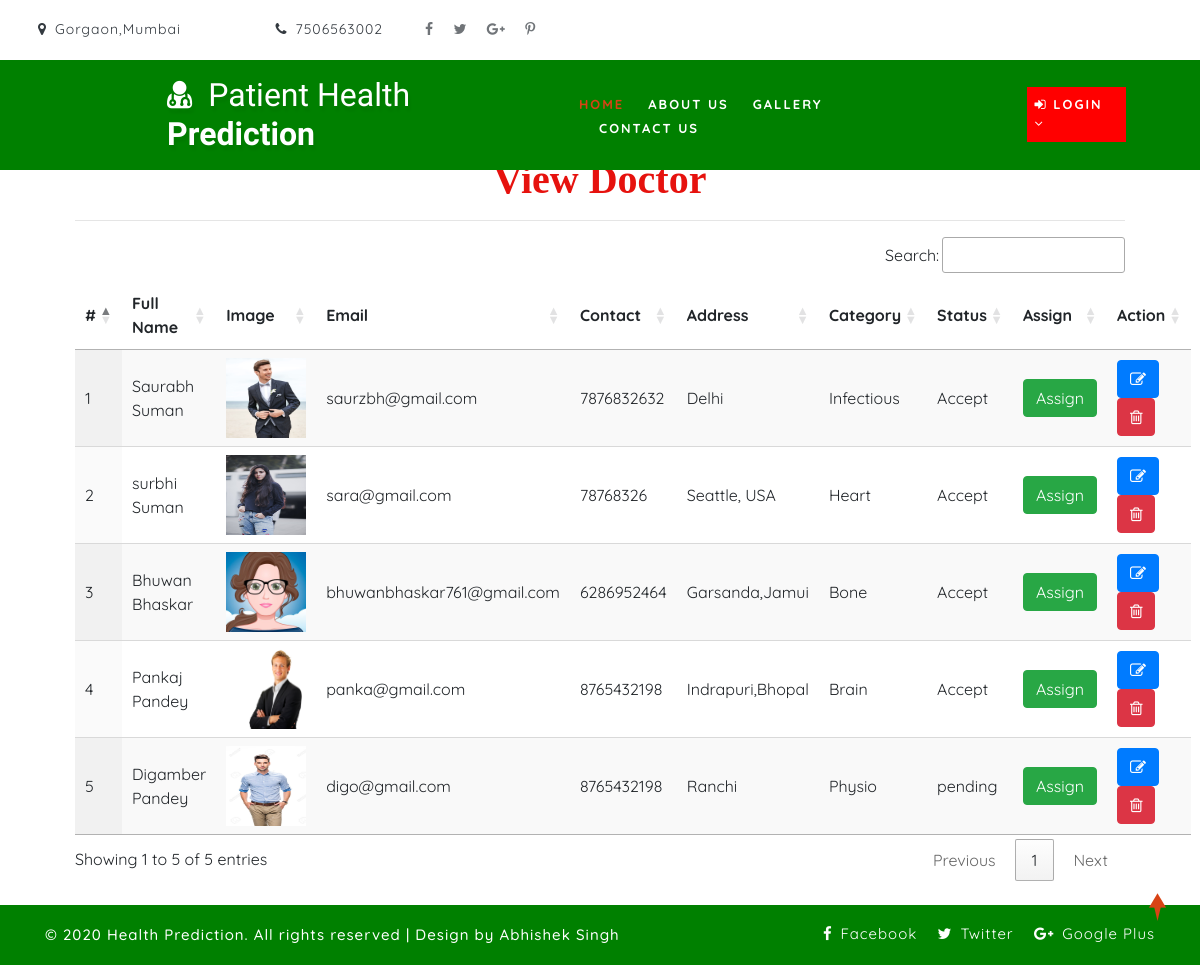
The page /view_doctor on the database its author committed.
### health/models.py (models this page shows, shortened)
class Doctor(models.Model):
    status = models.ForeignKey(Status, on_delete=models.CASCADE, null=True)
    user = models.ForeignKey(User, on_delete=models.CASCADE, null=True)
    contact = models.CharField(max_length=100, null=True)
    address = models.CharField(max_length=100, null=True)
    category = models.CharField(max_length=100, null=True)
    doj = models.DateField(null=True)
    dob = models.DateField(null=True)
    image = models.FileField(null=True)

class Status(models.Model):
    status = models.CharField(max_length=30, null=True)

### health/views.py (the view)
# urls.py: path('view_doctor', View_Doctor,name="view_doctor"),
def View_Doctor(request):
    doc = Doctor.objects.all()
    d = {'doc':doc}
    return render(request,'view_doctor.html',d)

### health/templates/view_doctor.html
{% extends 'index.html' %}
{% load static %}
{% block body %}
<div class="container-fluid" style="width:90%;margin-top:8%">
                    <div class="container-fluid">
                        <h1 align="center" style="font-weight:bold;font-family : 'Monotype Corsiva' ; color : #E6120E ;margin-top:4%">View Doctor</h1>
                         </div><hr>
                                <table id="example" class="display" style="width:100%">
                                  <thead>
                                    <tr>
                                      <th>#</th>
                                      <th>Full Name</th>
                                      <th>Image</th>
                                      <th>Email</th>
                                      <th>Contact</th>
                                      <th>Address</th>
                                      <th>Category</th>
                                      <th>Status</th>
                                      <th>Assign</th>
                                      <th>Action</th>
                                  </tr>
                              </thead>
                              <tbody>
                              {% for i in doc %}
                                <tr>
                                  <td>{{forloop.counter}}</td>
                                  <td>{{i.user.first_name}} {{i.user.last_name}}</td>
                                  <td><img src="{{i.image.url}}" style="width:80px;height:80px"></td>
                                  <td>{{i.user.email}}</td>
                                  <td>{{i.contact}}</td>
                                  <td>{{i.address}}</td>
                                  <td>{{i.category}}</td>
                                  <td>{{i.status.status}}</td>
                                    <td><a href="{% url 'assign_status' i.id %}"><button class="btn btn-success">Assign</button></a></td>
                                  <td style="width:150px">
                                      <a href="{% url 'edit_doctor' i.id %}" ><button class="btn btn-primary"><i class="fa fa-edit"></i></button></a>
                                      <a href="{% url 'delete_doctor' i.id %}" ><button class="btn btn-danger" onclick="return confirm('Are you sure?')"><i class="fa fa-trash-o"></i></button></a></td>
                              </tr>
                              {% endfor %}
                          </tbody>
                      </table>
                  </div>
{% endblock %}

### health/templates/index.html (shortened to what this page needs)
<!DOCTYPE html>
{% load static %}
<html lang="zxx">
<head>
	<link rel="stylesheet" href="{% static 'css/bootstrap.css' %}">
	<link href="{% static 'css/css_slider.css' %}" type="text/css" rel="stylesheet" media="all">
	<link rel="stylesheet" href="{% static 'css/style.css' %}" type="text/css" media="all" />
	<link href="{% static 'css/font-awesome.min.css' %}" rel="stylesheet">
<link rel='stylesheet' type='text/css' href="https://cdn.datatables.net/1.10.21/css/jquery.dataTables.min.css">
<link rel='stylesheet' type='text/css' href="https://cdn.datatables.net/buttons/1.6.2/css/buttons.dataTables.min.css">
</head>
<body>
	<div id="home" style="margin-bottom:2%">
		<header>
			<div class="top-bar py-3">
				<div class="container">
					<div class="row">
						<div class="col-xl-6 col-lg-6 col-md-8 top-social-agile text-lg-left text-center">
							<div class="row">
								<div class="col-5 header-top_w3layouts">
									<p class="text-bl">
										<span class="fa fa-map-marker mr-2"></span>Gorgaon,Mumbai
									</p>
								</div>
								<div class="col-3 header-top_w3layouts">
									<p class="text-bl">
										<span class="fa fa-phone mr-2"></span>7506563002
									</p>
								</div>
								<ul class="col-4 top-right-info">
									<li>
										<a href="#">
											<span class="fa fa-facebook-f"></span>
										</a>
									</li>
									<li class="mx-3">
										<a href="#">
											<span class="fa fa-twitter"></span>
										</a>
									</li>
									<li>
										<a href="#">
											<span class="fa fa-google-plus"></span>
										</a>
									</li>
									<li class="ml-3">
										<a href="#">
											<span class="fa fa-pinterest-p"></span>
										</a>
									</li>
								</ul>
							</div>
						</div>
						<div class="col-xl-7 col-lg-6 col-md-4 top-social-agile text-md-right text-center mt-md-0 mt-2">
							<div class="row">
								<div class="col-xl-3 col-lg-4 col-6 top-w3layouts p-md-0 text-right">
								</div>
								<div class="col-xl-3 col-lg-4 col-6 header-w3layouts text-md-right text-left">
								</div>
							</div>
						</div>
					</div>
				</div>
			</div>
		</header>
		<div class="main-top" style="background:Green">
			<div class="container-fluid">
				<div class="header d-md-flex justify-content-between align-items-center py-3">
					<div id="logo" style="margin-left:13%">
						<h1>
							<a href="index.html">
								<span class="fa fa-user-md mr-2"></span>
								<span class="logo-sp">Patient Health</span> Prediction
							</a>
						</h1>
					</div>
					{% if request.user.is_staff %}
					<div class="nav_w3ls" style="margin-right:4%">
						<nav>
							<label for="drop1" class="toggle">Menu</label>
							<input type="checkbox" id="drop1" />
							<ul class="menu" style="padding:15px;width:100%">
								<li class="mx-lg-4 mx-md-3 my-md-0 my-2"><a href="{% url 'admin_home' %}" class="active">Home</a></li>
								<li>
									<label for="drop-2" class="toggle toogle-2"> <span class="fa fa-angle-down" aria-hidden="true"></span>
									</label>
									<a href="#"> Doctor <span class="fa fa-angle-down" aria-hidden="true"></span></a>
									<ul style="margin-top:2%;width:40%;margin-right:0%">
										<li style="width:100%;"><a href="{% url 'add_doctor' %}" class="drop-text">Add Doctor</a></li>
										<li style="width:100%;"><a href="{% url 'view_doctor' %}" class="drop-text">View Doctor</a></li>
									</ul>
								</li>
								<li class="mx-lg-4 mx-md-3 my-md-0 my-2">
									<label for="drop-2" class="toggle toogle-2"> <span class="fa fa-angle-down" aria-hidden="true"></span>
									</label>
									<a href="#"> Disease <span class="fa fa-angle-down" aria-hidden="true"></span></a>
									<ul style="margin-top:2%;width:40%;margin-right:4%">
										<li style="width:100%;"><a href="{% url 'add_disease' %}" class="drop-text">Add Disease</a></li>
										<li style="width:100%;"><a href="{% url 'view_disease' %}" class="drop-text">View Disease</a></li>
									</ul>
								</li>
								<li><a href="{% url 'view_patient' %}">View Patient</a></li>
								<li class="mx-lg-4 mx-md-3 my-md-0 my-2"><a href="{% url 'view_feedback' %}">View Feedback</a></li>
								<li><a href="{% url 'view_notify' %}"><i class="fa fa-bell"></i> </a></li>
							</ul>
						</nav>
					</div>
					<div class="nav_w3ls" style="margin-right:3%">
						<nav>
							<label for="drop2" class="toggle">Menu</label>
							<input type="checkbox" id="drop2" />
							<ul class="menu">
								<li class="mx-lg-4 mx-md-3 my-md-0 my-2" style="background:red;padding:8px">
									<label for="drop-2" class="toggle toogle-2"> <span class="fa fa-angle-down" aria-hidden="true"></span>
									</label>
									<a href="#"><i class="fa fa-user"></i> {{request.user.username}} <span class="fa fa-angle-down" aria-hidden="true"></span></a>
									<ul style="margin-top:10%;width:80%;margin-right:5%">
										<li style="width:100%;"><a href="{% url 'change_password' %}" class="drop-text">Password</a></li>
										<li style="width:100%;"><a href="{% url 'logout' %}" class="drop-text">Logout</a></li>
									</ul>
								</li>
							</ul>
						</nav>
					</div>
					{% else %}
					{% if request.user.is_authenticated %}
					{% ifequal error "pat" %}
					<div class="nav_w3ls" style="margin-left:5%;font-weight:bold">
						<nav>
							<label for="drop3" class="toggle">Menu</label>
							<input type="checkbox" id="drop3" />
							<ul class="menu" style="padding:15px;width:100%">
								<li><a href="{% url 'patient_home' %}" class="active">Home</a></li>
								<li class="mx-lg-4 mx-md-3 my-md-0 my-2"><a href="{% url 'search_doctor' %}">Search Doctor</a></li>
								<li><a href="{% url 'predict_disease' '0' %}">Search Disease</a></li>
								<li class="mx-lg-4 mx-md-3 my-md-0 my-2"><a href="{% url 'profile_doctor' %}">My Detail</a></li>
								<li><a href="{% url 'sent_feedback' %}">Feedback</a></li>
							</ul>
						</nav>
					</div>
					<div class="nav_w3ls" style="margin-right:3%">
						<nav>
							<label for="drop4" class="toggle">Menu</label>
							<input type="checkbox" id="drop4" />
							<ul class="menu">
								<li class="mx-lg-4 mx-md-3 my-md-0 my-2" style="background:red;padding:8px">
									<label for="drop-3" class="toggle toogle-3"> <span class="fa fa-angle-down" aria-hidden="true"></span>
									</label>
									<a href="#"><i class="fa fa-sign-in"></i> Hello,{{request.user.username}} <span class="fa fa-angle-down" aria-hidden="true"></span></a>
									<ul style="margin-top:8%;width:80%;margin-right:5%">
										<li style="width:100%;"><a href="{% url 'change_password' %}" class="drop-text"> Password</a></li>
										<li style="width:100%;"><a href="{% url 'logout' %}" class="drop-text"> Logout</a></li>
									</ul>
								</li>
							</ul>
						</nav>
					</div>
					{% else %}
					<div class="nav_w3ls" style="margin-right:4%">
						<nav>
							<label for="drop5" class="toggle">Menu</label>
							<input type="checkbox" id="drop5" />
							<ul class="menu" style="padding:15px;width:100%">
								<li><a href="{% url 'doctor_home' %}" class="active">Home</a></li>
								<li class="mx-lg-4 mx-md-3 my-md-0 my-2">
									<a href="{% url 'profile_doctor' %}">My Detail</a></li>
								<li><a href="{% url 'notification' %}">Notification</a></li>
							</ul>
						</nav>
					</div>
					<div class="nav_w3ls" style="margin-right:3%">
						<nav>
							<label for="drop6" class="toggle">Menu</label>
							<input type="checkbox" id="drop6" />
							<ul class="menu">
								<li class="mx-lg-4 mx-md-3 my-md-0 my-2" style="background:red;padding:8px">
									<label for="drop6" class="toggle toogle-2"> <span class="fa fa-angle-down" aria-hidden="true"></span>
									</label>
									<a href="#"><i class="fa fa-user"></i> {{request.user.username}} <span class="fa fa-angle-down" aria-hidden="true"></span></a>
									<ul style="margin-top:10%;width:80%;margin-right:5%">
										<li style="width:100%;"><a href="{% url 'change_password' %}" class="drop-text">Password</a></li>
										<li style="width:100%;"><a href="{% url 'logout' %}" class="drop-text">Logout</a></li>
									</ul>
								</li>
							</ul>
						</nav>
					</div>
					{% endifequal %}
					{% else %}
					<div class="nav_w3ls" style="margin-right:4%">
						<nav>
							<ul class="menu" style="padding:15px;width:100%">
								<li><a href="{% url 'home' %}" class="active">Home</a></li>
								<li class="mx-lg-4 mx-md-3 my-md-0 my-2">
									<a href="{% url 'about' %}">About Us</a></li>
								<li><a href="{% url 'gallery' %}">Gallery</a></li>
								<li style="padding-left:20px"><a href="{% url 'contact' %}">Contact Us</a></li>
							</ul>
						</nav>
					</div>
					<div class="nav_w3ls" style="margin-right:3%">
						<nav>
							<ul class="menu">
								<li class="mx-lg-4 mx-md-3 my-md-0 my-2" style="background:red;padding:8px">
									<a href="#"><i class="fa fa-sign-in"></i> Login <span class="fa fa-angle-down" aria-hidden="true"></span></a>
								</li>
							</ul>
						</nav>
					</div>
					{% endif %}
					{% endif %}
				</div>
			</div>
		</div>
		{% block body %}
		{% endblock %}
	</div>
	<div class="copy-w3pvt" style="background:green;color:white">
		<div class="container py-3">
			<div class="row">
				<div class="col-lg-7 w3ls_footer_grid1_left text-lg-left text-center">
					<p style="color:white">&copy; 2020 Health Prediction. All rights reserved | Design by
						Abhishek Singh</a>
					</p>
				</div>
				<div class="col-lg-5 w3ls_footer_grid_left1_pos text-lg-right text-center mt-lg-0 mt-2">
					<ul style="color:white">
						<li>
							<a href="#" style="color:white" class="facebook">
								<span class="fa fa-facebook-f mr-2"></span>Facebook</a>
						</li>
						<li class="mx-3">
							<a href="#" style="color:white" class="twitter">
								<span class="fa fa-twitter mr-2"></span>Twitter</a>
						</li>
						<li>
							<a href="#" style="color:white" class="google">
								<span class="fa fa-google-plus mr-2"></span>Google Plus</a>
						</li>
					</ul>
				</div>
			</div>
		</div>
	</div>
	<a href="#home" style="color:white" class="move-top text-center"></a>
</body>
</html>

### health/static/css/style.css (style rules this page uses)
body { padding: 0; margin: 0; background: #FFF; font-family: 'Quicksand', sans-serif; }
body a, body button { transition: 0.5s all; -webkit-transition: 0.5s all; -moz-transition: 0.5s all; -o-transition: 0.5s all; -ms-transition: 0.5s all; text-decoration: none; }
html { scroll-behavior: smooth; }
h1, h2, h3, h4, h5, h6 { margin: 0; padding: 0; font-family: 'Mukta', sans-serif; }
p { margin: 0; padding: 0; font-size: 15px; letter-spacing: 1px; line-height: 1.9; color: #999; font-family: 'Quicksand', sans-serif; }
ul, ol { margin: 0; padding: 0; }
.text-bl { color: #343a40; }
a.move-top { width: 34px; height: 34px; background: url(../images/move-top.png) no-repeat; display: inline-block; position: fixed; bottom: 4%; right: 2%; z-index: 0; }
.header-top_w3layouts { padding: 0 .5em; }
.top-right-info li { display: inline-block; }
.top-right-info li span { color: #343a40; font-size: 14px; transition: 0.5s all; -webkit-transition: 0.5s all; -moz-transition: 0.5s all; -o-transition: 0.5s all; -ms-transition: 0.5s all; -ms-transition: 0.5s all; opacity:0.7; }
.header-top_w3layouts p, .header-w3layouts p, .top-w3layouts p { font-size: 14px; }
#home { position: relative; }
.main-top { position: absolute; z-index: 999; width: 100%; background: rgba(0, 0, 0, 0.4); }
nav { margin: 0; padding: 0; }
#logo a { float: left; display: initial; font-weight: 700; font-size: 32px; color: #fff; text-shadow: 2px 5px 3px rgba(0, 0, 0, 0.06); padding: 0; }
span.logo-sp { font-weight: 100; }
nav:after { content: ""; display: table; clear: both; }
nav ul { float: right; padding: 0; margin: 0; list-style: none; position: relative; }
nav ul li { margin: 0px; display: inline-block; float: left; }
nav a { padding: 0; color: #fff; font-size: 13px; letter-spacing: 2px; font-weight: 700; text-transform: uppercase; display: inline-block; transition: 0.5s all; -webkit-transition: 0.5s all; -moz-transition: 0.5s all; -o-transition: 0.5s all; -ms-transition: 0.5s all; }
.menu li a.active, .menu li a:hover { color: #2196f3; transition: 0.5s all; -webkit-transition: 0.5s all; -moz-transition: 0.5s all; -o-transition: 0.5s all; -ms-transition: 0.5s all; color: #d84315; }
li>a:only-child:after { content: ''; }
.w3ls_footer_grid_left1_pos ul li, ul.list-part li { display: inline-block; }
.w3ls_footer_grid_left1_pos ul li a { color: #000; text-decoration: none; letter-spacing: 1px; font-size: 15px; }
.w3ls_footer_grid1_left p { color: #484848; font-weight: 500; }

### rows shown on the page
Doctor: user.first_name "Saurabh", user.last_name "Suman", image (picture), user.email "saurzbh@gmail.com", contact "7876832632", address "Delhi", category "Infectious", status.status "Accept"
Doctor: user.first_name "surbhi", user.last_name "Suman", image (picture), user.email "sara@gmail.com", contact "78768326", address "Seattle, USA", category "Heart", status.status "Accept"
Doctor: user.first_name "Bhuwan", user.last_name "Bhaskar", image (picture), user.email "bhuwanbhaskar761@gmail.com", contact "6286952464", address "Garsanda,Jamui", category "Bone", status.status "Accept"
Doctor: user.first_name "Pankaj", user.last_name "Pandey", image (picture), user.email "panka@gmail.com", contact "8765432198", address "Indrapuri,Bhopal", category "Brain", status.status "Accept"
Doctor: user.first_name "Digamber", user.last_name "Pandey", image (picture), user.email "digo@gmail.com", contact "8765432198", address "Ranchi", category "Physio", status.status "pending"
